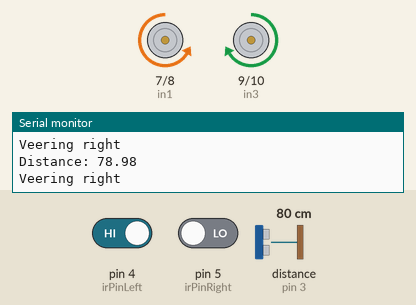
Recording of a sketch running on a simulated Arduino Uno, built with avr-gcc and run on an emulated ATmega328P. Shown: motor-driver pin pairs drawn as motors (green arrow = first pin HIGH = forward, orange = second pin HIGH = backward, longer = more drive, scaled by the enable pin), the last lines printed to the serial monitor. Wiring (inferred from the names in the program): ultrasonic range finder: trigger pin 2; echo pin 3. Inputs (shaded band) come from the test bench; at power-on: distance to the obstacle (sensor on pin 3) 80 cm, pin 4 (irPinLeft) HIGH, pin 5 (irPinRight) LOW. The echo pulse lasts 58.3 µs per cm.

Above: at 1.3 s.
1.4 s: distance to the obstacle (sensor on pin 3) set to 7 cm
2.9 s: distance to the obstacle (sensor on pin 3) set to 4 cm
At 3.6 s:
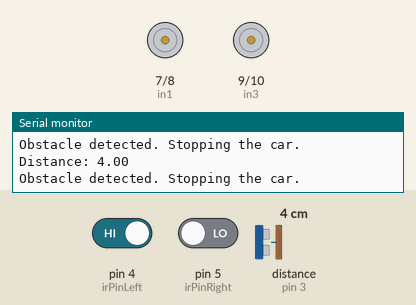
4.5 s: distance to the obstacle (sensor on pin 3) set to 9 cm
At 5.0 s:
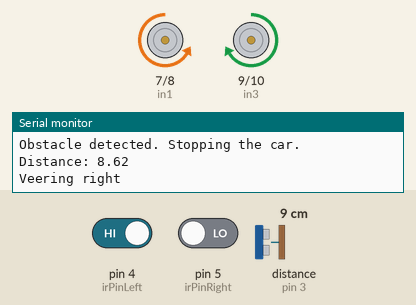
6.0 s: pin 4 (irPinLeft) driven LOW
At 6.3 s:
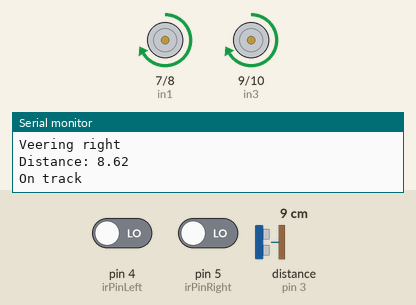
7.5 s: pin 5 (irPinRight) driven HIGH
At 8.7 s:
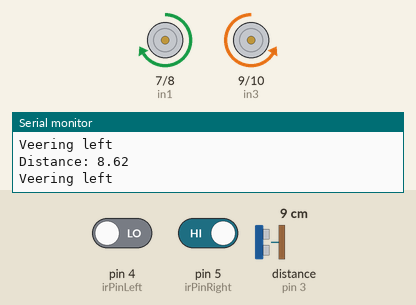
9.0 s: pin 5 (irPinRight) driven LOW
At 10.1 s:
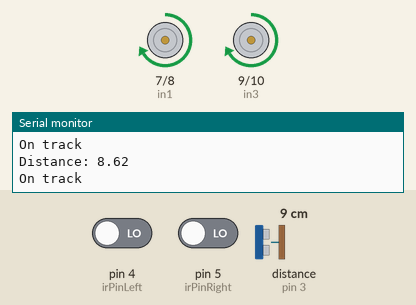
Timing chart, 0 to 11.5 s (numbered marks = the images above; inputs shaded):
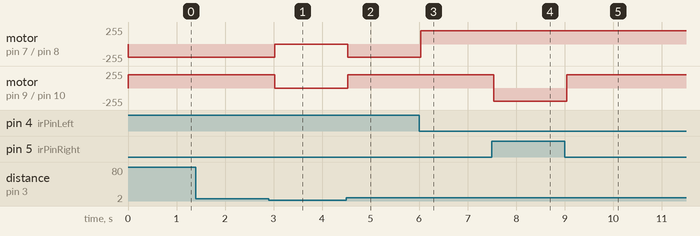

The sketch:

code.ino
```cpp
const int trigPin = 2;  // ultrasonic sensor's trigger
const int echoPin = 3;  // ultrasonic sensor's echo
const int irPinLeft = 4;   // Left infrared sensor output pin
const int irPinRight = 5;  // Right infrared sensor output pin

// L298N Motor Driver pins
const int enA = 6;  // PWM pin for motor A
const int in1 = 7;  // Direction pin 1 for motor A
const int in2 = 8;  // Direction pin 2 for motor A
const int in3 = 9;  // Direction pin 1 for motor B
const int in4 = 10; // Direction pin 2 for motor B
const int enB = 11; // PWM pin for motor B

long duration;
float distance;
int irLeftDetected;
int irRightDetected;

void setup() {
  Serial.begin(9600);
  pinMode(trigPin, OUTPUT);
  pinMode(echoPin, INPUT);
  pinMode(irPinLeft, INPUT);
  pinMode(irPinRight, INPUT);

  // Set L298N motor driver pins as output
  pinMode(enA, OUTPUT);
  pinMode(in1, OUTPUT);
  pinMode(in2, OUTPUT);
  pinMode(in3, OUTPUT);
  pinMode(in4, OUTPUT);
  pinMode(enB, OUTPUT);
}

void loop() {
  digitalWrite(trigPin, LOW);
  delayMicroseconds(2);
  digitalWrite(trigPin, HIGH);
  delayMicroseconds(10);
  digitalWrite(trigPin, LOW);
  duration = pulseIn(echoPin, HIGH);
  distance = duration * 0.034 / 2;
  Serial.print("Distance: ");
  Serial.println(distance);

  if (distance < 5) {
    // Stop the car if distance is less than 5 cm
    digitalWrite(in1, LOW);
    digitalWrite(in2, LOW);
    digitalWrite(in3, LOW);
    digitalWrite(in4, LOW);
    analogWrite(enA, 0);
    analogWrite(enB, 0);
    Serial.println("Obstacle detected. Stopping the car.");
  } else {
    irLeftDetected = digitalRead(irPinLeft);
    irRightDetected = digitalRead(irPinRight);

    if (irLeftDetected == LOW && irRightDetected == HIGH) {
      Serial.println("Veering left");
      // Turn right

      digitalWrite(in2, LOW);
      digitalWrite(in3, LOW);
      digitalWrite(in4, HIGH);
      analogWrite(enA, 200);
      analogWrite(enB, 200);
    } else if (irLeftDetected == HIGH && irRightDetected == LOW) {
      Serial.println("Veering right");
      // Turn left
      digitalWrite(in1, LOW);
      digitalWrite(in2, HIGH);
      digitalWrite(in3, HIGH);
      digitalWrite(in4, LOW);
      analogWrite(enA, 200);
      analogWrite(enB, 200);
    } else if (irLeftDetected == LOW && irRightDetected == LOW) {
      Serial.println("On track");
      // Move forward
      digitalWrite(in1, HIGH);
      digitalWrite(in2, LOW);
      digitalWrite(in3, HIGH);
      digitalWrite(in4, LOW);
      analogWrite(enA, 200);
      analogWrite(enB, 200);
    } else {
      Serial.println("Lane departure or no detection");
      // Stop
      digitalWrite(in1, LOW);
      digitalWrite(in2, LOW);
      digitalWrite(in3, LOW);
      digitalWrite(in4, LOW);
      analogWrite(enA, 0);
      analogWrite(enB, 0);
    }
  }
  delay(500);
}
```

Measured:
- the behaviour switches between 6 and 5 cm on distance to the obstacle (sensor on pin 3) (found by bisection; images 0 and 1)
- after the input at 2.9 s, motor on pin 7 (in1) / pin 8 (in2): backward 200/255 → stopped after 0.12 s; motor on pin 9 (in3) / pin 10 (in4): forward 200/255 → stopped after 0.12 s
- after the input at 4.5 s, motor on pin 7 (in1) / pin 8 (in2): stopped → backward 200/255 at once; motor on pin 9 (in3) / pin 10 (in4): stopped → forward 200/255 at once
- after the input at 6.0 s, motor on pin 7 (in1) / pin 8 (in2): backward 200/255 → forward 200/255 at once
- after the input at 7.5 s, motor on pin 9 (in3) / pin 10 (in4): forward 200/255 → backward 200/255 at once
- after the input at 9.0 s, motor on pin 9 (in3) / pin 10 (in4): backward 200/255 → forward 200/255 at once
